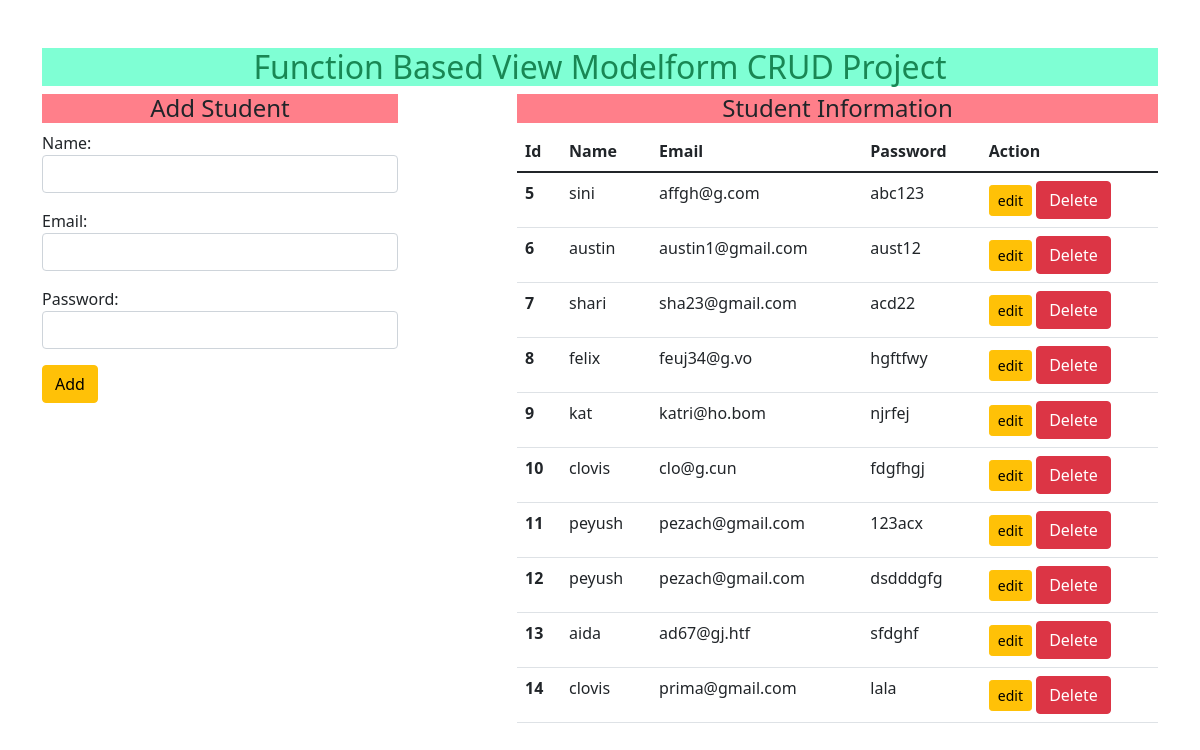
The page / on the database its author committed.
### enroll/models.py (models this page shows)
class User(models.Model):
    name = models.CharField(max_length=20)
    email = models.EmailField(max_length=50)
    password = models.CharField(max_length=50)

### enroll/views.py (the view)
# urls.py: path('', views.add_show, name="addandshow"),
def add_show(request):
    if request.method == 'POST':
        fm = StudentRegistration(request.POST)
        if fm.is_valid():
            nm=fm.cleaned_data['name']
            em=fm.cleaned_data['email']
            pw=fm.cleaned_data['password']
            reg = User(name=nm,email=em,password=pw)
            reg.save()
            fm= StudentRegistration()
    else:
        fm= StudentRegistration()
    stud=User.objects.all()
    return render(request,'enroll/addandshow.html',{'form':fm,'stud_info':stud})

### enroll/forms.py
class StudentRegistration(forms.ModelForm) :
    class Meta:
        model = User
        fields =['name','email','password']
        widgets={
            'name':forms.TextInput(attrs={'class':'form-control'}),
            'email':forms.EmailInput(attrs={'class':'form-control'}),
            'password':forms.PasswordInput(attrs={'class':'form-control'}),
        }

### enroll/templates/enroll/addandshow.html (shortened to what this page needs)
{% extends 'enroll/base.html' %}
{% block content %}
<div class="row">
    <div class="col-sm-4">
        <h4 class="text-center" style="background-color: rgb(255, 127, 138);">Add Student</h4>
<form action="" method="POST">
{{form.as_p}}
<input type="submit" class="btn btn-warning" value="Add">
</form>
    </div>
    <div class="col-sm-7 offset-1">
        <h4 class="text-center" style="background-color: rgb(255, 127, 138);">Student Information</h4>
        {% if stud_info %}
        <table class="table table-hover">
            <thead>
              <tr>
                <th scope="col">Id</th>
                <th scope="col">Name</th>
                <th scope="col">Email</th>
                <th scope="col">Password</th>
                <th scope="col">Action</th>
              </tr>
            </thead>
            <tbody>
                {% for stu in stud_info %}
              <tr>
                <th scope="row">{{stu.id}}</th>
                <td>{{stu.name}}</td>
                <td>{{stu.email}}</td>
                <td>{{stu.password}}</td>
                <td>
                    <a href="{% url 'updatedata' stu.id %}" class="btn btn-warning btn-sm" >edit</a>
                    <form action="{% url 'deletedata' stu.id %}" method="POST" class="d-inline">
                        <input type="submit" value="Delete" class="btn btn-danger">
                    </form>
                </td>
              </tr>
                {% endfor %}
            </tbody>
          </table>
        {% else %}
        <h4 class="text-center alert alert-warning">no records found</h4>
        {% endif %}
    </div>
</div>
{% endblock content %}

### enroll/templates/enroll/base.html (shortened to what this page needs)
<!DOCTYPE html>
{% load static %}
<html lang="en">
<head>
    <link rel="stylesheet" href="{% static 'enroll/css/bootstrap.min.css' %}">
</head>
<body>
    <div class="container mt-5">
        <center><h2 class="text-success" style="background-color: aquamarine;">Function Based View Modelform CRUD Project</h2></center>
        {% block content %}
        {% endblock content %}
    </div>
</body>
</html>

### rows shown on the page
User: id "5", name "sini", email "affgh@g.com", password "abc123"
User: id "6", name "austin", email "austin1@gmail.com", password "aust12"
User: id "7", name "shari", email "sha23@gmail.com", password "acd22"
User: id "8", name "felix", email "feuj34@g.vo", password "hgftfwy"
User: id "9", name "kat", email "katri@ho.bom", password "njrfej"
User: id "10", name "clovis", email "clo@g.cun", password "fdgfhgj"
User: id "11", name "peyush", email "pezach@gmail.com", password "123acx"
User: id "12", name "peyush", email "pezach@gmail.com", password "dsdddgfg"
User: id "13", name "aida", email "ad67@gj.htf", password "sfdghf"
User: id "14", name "clovis", email "prima@gmail.com", password "lala"
